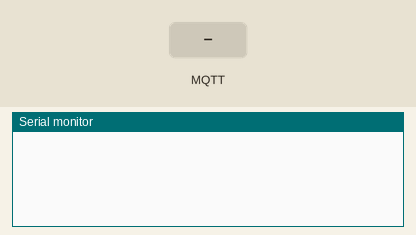
A sketch run on a simulated Arduino Uno, built for the host (arithmetic inside an expression is 32-bit, double 64-bit). On the bench: the last lines printed to the serial monitor. The inputs (shaded band) are chosen by the test bench. No MQTT or app messages arrive unless stated.

Above: at 2.3 s.
2.4 s: MQTT message "1" arrives on the first subscribed topic
At 3.4 s:
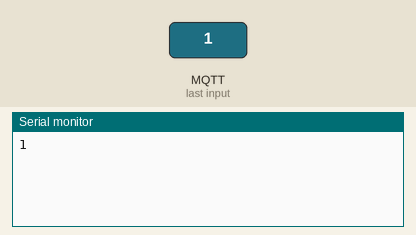
3.9 s: MQTT message "on" arrives on the first subscribed topic
At 4.5 s:
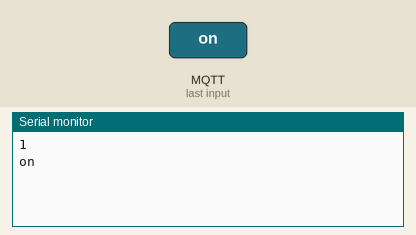
5.4 s: MQTT message "off" arrives on the first subscribed topic
At 6.8 s:
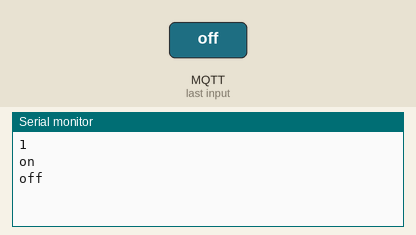

The sketch:

mqtt_client.ino
```cpp
#include "EspMQTTClient.h"

EspMQTTClient client(
  "RC_car_wifi_danger",
  "marco_borsato",
  "192.168.1.100",  // MQTT Broker server ip
  "MQTTUsername",   // Can be omitted if not needed
  "MQTTPassword",   // Can be omitted if not needed
  "TestClient"      // Client name that uniquely identify your device
);

void setup() {}

void onConnectionEstablished() {

  client.subscribe("mytopic/test", [] (const String &payload)  {
    Serial.println(payload);
  });

  client.publish("mytopic/test", "This is a message");
}

void loop() {
  client.loop();
}
```

Measured:
- after the input at 2.4 s, the serial monitor: prints a new line at once (image 1)
- after the input at 3.9 s, the serial monitor: prints a new line at once (image 2)
- after the input at 5.4 s, the serial monitor: prints a new line at once (image 3)
